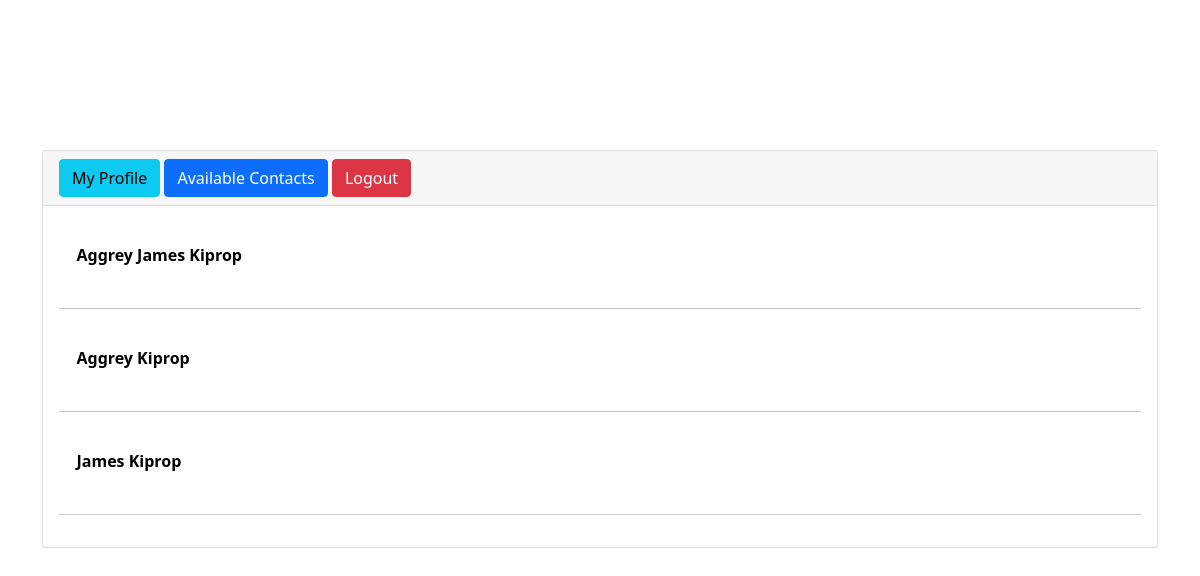
The page /chatme (signed in) on the database as committed earlier.
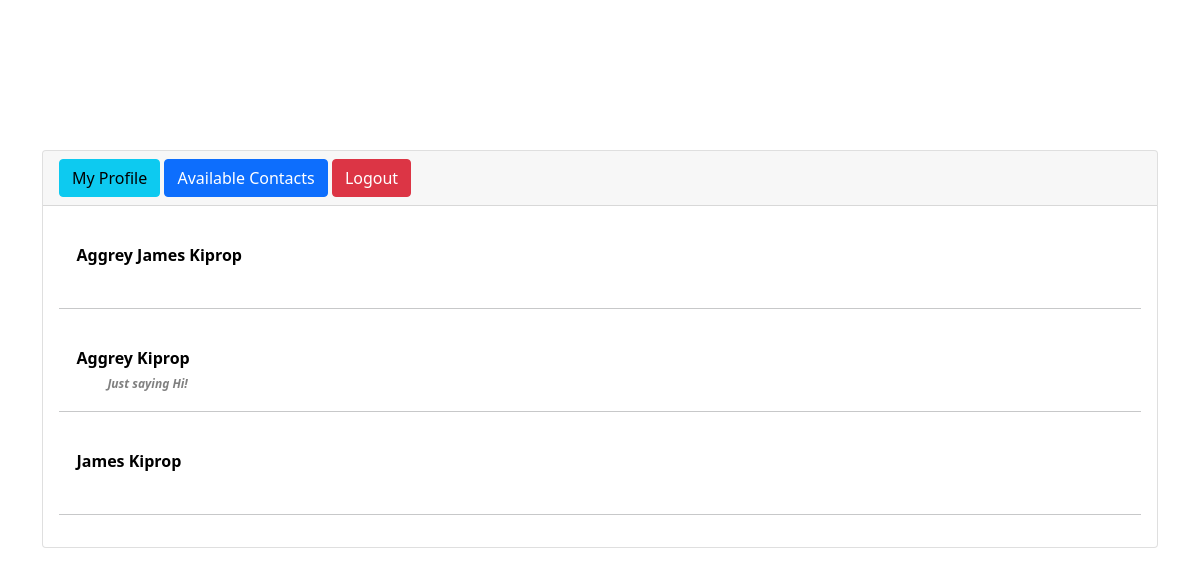
The same page on the database as committed later.
### tables this page shows
CREATE TABLE `chats` (
  `chat_id` int(11) NOT NULL,
  `user_id` int(11) NOT NULL,
  `chat_date` varchar(20) NOT NULL,
  `chat_time` varchar(20) NOT NULL,
  `current_user_id` int(11) NOT NULL
);

CREATE TABLE `user` (
  `id` int(11) NOT NULL,
  `full_name` varchar(100) NOT NULL,
  `profile_photo` varchar(100) NOT NULL,
  `username` varchar(50) NOT NULL,
  `password` varchar(100) NOT NULL
);

CREATE TABLE `readmessages` (
  `id` int(30) NOT NULL,
  `messageid` int(100) NOT NULL,
  `sender_id` int(50) NOT NULL,
  `reciever_id` int(20) NOT NULL,
  `status` int(3) NOT NULL,
  `send_date` varchar(50) NOT NULL,
  `send_time` varchar(50) NOT NULL,
  `read_date` varchar(20) NOT NULL,
  `read_time` varchar(20) NOT NULL
);

CREATE TABLE `messages` (
  `id` int(30) NOT NULL,
  `readerid` int(50) NOT NULL,
  `senderid` int(50) NOT NULL,
  `message` varchar(10000) NOT NULL,
  `date` varchar(50) NOT NULL,
  `time` varchar(50) NOT NULL
);

### chatme/index.php (the view, shortened to what this page needs)
<?php
include('./../database/database.php');
?>
<!DOCTYPE html>
<html>
<head>
	<link rel="stylesheet" type="text/css" href="./../others/bootstrap.css">
</head>
<body class="container">
<div class="login-box">
		<div class="card card-outline card-primary">
			<div class="card-header text-left">
				<a href="./profile/profile.php" class="btn btn-info">My Profile</a>
				<a href="./chats.php" class="btn btn-primary">Available Contacts</a>
		        <a href="./logout.php" class="btn btn-danger">Logout</a>
			</div>
		<div class="card-body">
				<?php
	$currentuser = $_SESSION['userid'];
	$query_chats = "SELECT chats.*, user.* FROM user INNER JOIN chats ON user.id = chats.user_id WHERE chats.current_user_id = '$currentuser' OR chats.user_id = '$currentuser' ORDER BY chats.chat_time ASC";
	$result_chats = mysqli_query($connect, $query_chats);
	if (mysqli_num_rows($result_chats) > 0) {
		while($rows_chats = mysqli_fetch_assoc($result_chats)) {
			$my_id = $rows_chats['current_user_id'];
			$your_id = $rows_chats['user_id'];
			if ($my_id == $currentuser) {
				$id_to_display = $your_id;
			} else {
				$id_to_display = $my_id;
			}
		?>
		<div class="input-group mb-3">
			<p>
				<form method="GET" action="read.php">
					<button name="user" value="<?php echo $id_to_display;?>">
						<span style="font-weight: bold;">
							<?php
							   	$select_your_id = "SELECT * FROM user WHERE id = '$id_to_display'";
							   	$select_your_id_result = mysqli_query($connect, $select_your_id);
							   	if (mysqli_num_rows($select_your_id_result) > 0) {
							   		$select_your_id_rows = mysqli_fetch_assoc($select_your_id_result);
							   			?>
							   			<?php echo $select_your_id_rows['full_name'];?></span><br>
							   			<?php
							   		}
							   ?>
						&nbsp;&nbsp;<span style="color: grey; font-size: 12px; margin-left: 30px;">
						<?php
						    $select_message_display = "SELECT messages.*, readmessages.* FROM readmessages INNER JOIN messages ON readmessages.messageid = messages.id WHERE readmessages.sender_id = '$currentuser' AND readmessages.reciever_id = '$id_to_display' OR readmessages.sender_id = '$id_to_display' AND readmessages.reciever_id = '$currentuser' ORDER BY readmessages.messageid DESC LIMIT 1";
						    $select_message_display_result = mysqli_query($connect, $select_message_display);
						    if (mysqli_num_rows($select_message_display_result) > 0) {
						    	while ($rows_messages_read = mysqli_fetch_assoc($select_message_display_result)) {
						    		?>
						    		<?php
						    		    if ($rows_messages_read['status'] == 0) {
						    		    	echo "<b><i>" .$rows_messages_read['message']. "</i></b>";
						    		    } elseif ($rows_messages_read['status'] == 1) {
						    		    	echo "" .$rows_messages_read['message']. "" ;
						    		    }
						    		?>
						    		<?php
						    	}
						    }
						?>
						</span>
					</button>
				</form>
			</p>
		</div>
		<hr>
		<?php
	}
}
	?>
	</div>
</div>
</body>
</html>

### chatme/index.php (style rules this page uses)
body { margin-top: 150px; margin-left: 30px; }
button { margin-top: 20px; border-top: none; border-bottom: none; border-left: none; border-right: none; background-color: white; }

Rows that differ between the two databases and show on the page:
added readmessages: messageid.message "Just saying Hi!", shown under chats "Aggrey Kiprop"
